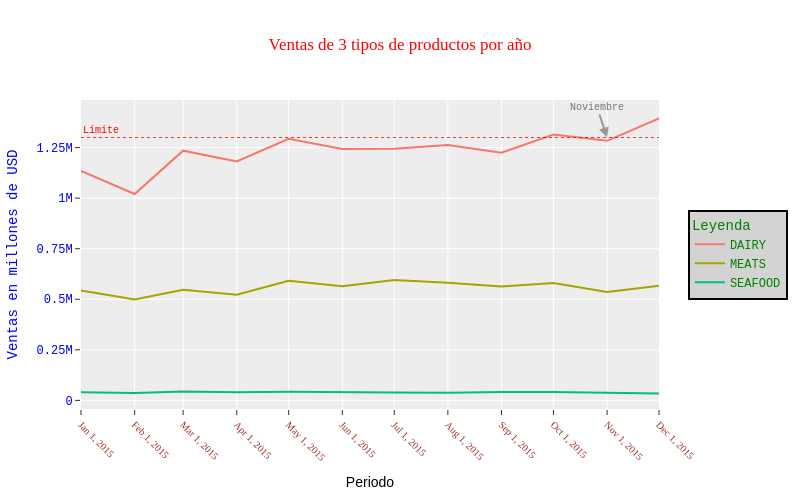

Notebook source saved alongside this figure:
### Code cell
# Plotly
fig = px.line(
    df, 
    width=800,
    height=500,
    template='ggplot2',
    title='Ventas de 3 tipos de productos por año'
)

fig.update_layout(
    xaxis_title = 'Periodo',
    yaxis_title = 'Ventas en millones de USD',
    font_color = 'blue',
    font_family = 'Courier New',
    legend_font_color = 'black',
    legend_title_font_color = 'green',
    title_font_color = 'red',
    title_font_family = 'Times New Roman'
)

fig.update_xaxes(
    tickangle = 45,
    tickvals = df.index.values,
    tickmode = 'array',
    title_font_family = 'Arial',
    title_font_color = 'black',
    tickfont = {
        'family' : 'Rockwell',
        'color' : 'brown',
        'size' : 10
    }
)

fig.update_yaxes(
    dtick = 250000
)

fig.add_annotation(
    x = '2015-11',
    y = 1300000,
    text='Noviembre',
    opacity = 0.5,
    font = {
        'size' : 10,
        'color' : 'black'
    },
    showarrow = True,
    arrowsize = 1,
    arrowwidth = 2, 
    arrowhead = 2
)

fig.add_hline(
    y = 1300000,
    annotation_text = 'Límite',
    annotation_position = 'top left',
    annotation_font_color = 'red',
    annotation_font_size = 10,
    line_dash = 'dot',
    opacity = 0.8,
    line_width = 1,
    line_color = 'red'
)

# Leyenda
fig.update_layout(
    legend_title_text = 'Leyenda',
    legend = {
        'y': 0.5,
        'x': 1.05,
        'font' : {
            'family': 'Courier',
            'size': 12,
            'color': 'green'
        },
        'bgcolor' : 'LightGray',
        'bordercolor': 'black',
        'borderwidth': 2
    }
)

fig.show()

### Figure 1 — Plotly figure (JSON) as saved in the notebook; plotly's stock layout.template omitted (floating-point values rounded to 4 significant figures)
{"data": [{"hovertemplate": "variable=DAIRY<br>fecha=%{x}<br>value=%{y}<extra></extra>", "legendgroup": "DAIRY", "line": {"color": "#F8766D", "dash": "solid"}, "marker": {"symbol": "circle"}, "mode": "lines", "name": "DAIRY", "orientation": "v", "showlegend": true, "type": "scatter", "x": ["2015-01", "2015-02", "2015-03", "2015-04", "2015-05", "2015-06", "2015-07", "2015-08", "2015-09", "2015-10", "2015-11", "2015-12"], "xaxis": "x", "y": [1134521, 1020747, 1234851, 1181180, 1293308, 1243588, 1244815, 1263428, 1224619, 1314827, 1283672, 1394582], "yaxis": "y"}, {"hovertemplate": "variable=MEATS<br>fecha=%{x}<br>value=%{y}<extra></extra>", "legendgroup": "MEATS", "line": {"color": "#A3A500", "dash": "solid"}, "marker": {"symbol": "circle"}, "mode": "lines", "name": "MEATS", "orientation": "v", "showlegend": true, "type": "scatter", "x": ["2015-01", "2015-02", "2015-03", "2015-04", "2015-05", "2015-06", "2015-07", "2015-08", "2015-09", "2015-10", "2015-11", "2015-12"], "xaxis": "x", "y": [543100.0, 498700.0, 546500.0, 522300.0, 591700.0, 565000.0, 594900.0, 581200.0, 562700.0, 580800.0, 535900.0, 567400.0], "yaxis": "y"}, {"hovertemplate": "variable=SEAFOOD<br>fecha=%{x}<br>value=%{y}<extra></extra>", "legendgroup": "SEAFOOD", "line": {"color": "#00BF7D", "dash": "solid"}, "marker": {"symbol": "circle"}, "mode": "lines", "name": "SEAFOOD", "orientation": "v", "showlegend": true, "type": "scatter", "x": ["2015-01", "2015-02", "2015-03", "2015-04", "2015-05", "2015-06", "2015-07", "2015-08", "2015-09", "2015-10", "2015-11", "2015-12"], "xaxis": "x", "y": [40470.0, 36070.0, 43810.0, 39980.0, 42510.0, 38780.0, 38540.0, 37770.0, 41910.0, 41420.0, 38820.0, 33730.0], "yaxis": "y"}], "layout": {"annotations": [{"arrowhead": 2, "arrowsize": 1, "arrowwidth": 2, "font": {"color": "black", "size": 10}, "opacity": 0.5, "showarrow": true, "text": "Noviembre", "x": "2015-11", "y": 1300000}, {"font": {"color": "red", "size": 10}, "showarrow": false, "text": "Límite", "x": 0, "xanchor": "left", "xref": "x domain", "y": 1300000, "yanchor": "bottom", "yref": "y"}], "font": {"color": "blue", "family": "Courier New"}, "height": 500, "legend": {"bgcolor": "LightGray", "bordercolor": "black", "borderwidth": 2, "font": {"color": "green", "family": "Courier", "size": 12}, "title": {"font": {"color": "green"}, "text": "Leyenda"}, "tracegroupgap": 0, "x": 1.05, "y": 0.5}, "shapes": [{"line": {"color": "red", "dash": "dot", "width": 1}, "opacity": 0.8, "type": "line", "x0": 0, "x1": 1, "xref": "x domain", "y0": 1300000, "y1": 1300000, "yref": "y"}], "title": {"font": {"color": "red", "family": "Times New Roman"}, "text": "Ventas de 3 tipos de productos por año"}, "width": 800, "xaxis": {"anchor": "y", "domain": [0, 1], "tickangle": 45, "tickfont": {"color": "brown", "family": "Rockwell", "size": 10}, "tickmode": "array", "tickvals": ["2015-01", "2015-02", "2015-03", "2015-04", "2015-05", "2015-06", "2015-07", "2015-08", "2015-09", "2015-10", "2015-11", "2015-12"], "title": {"font": {"color": "black", "family": "Arial"}, "text": "Periodo"}}, "yaxis": {"anchor": "x", "domain": [0, 1], "dtick": 250000, "title": {"text": "Ventas en millones de USD"}}}}
